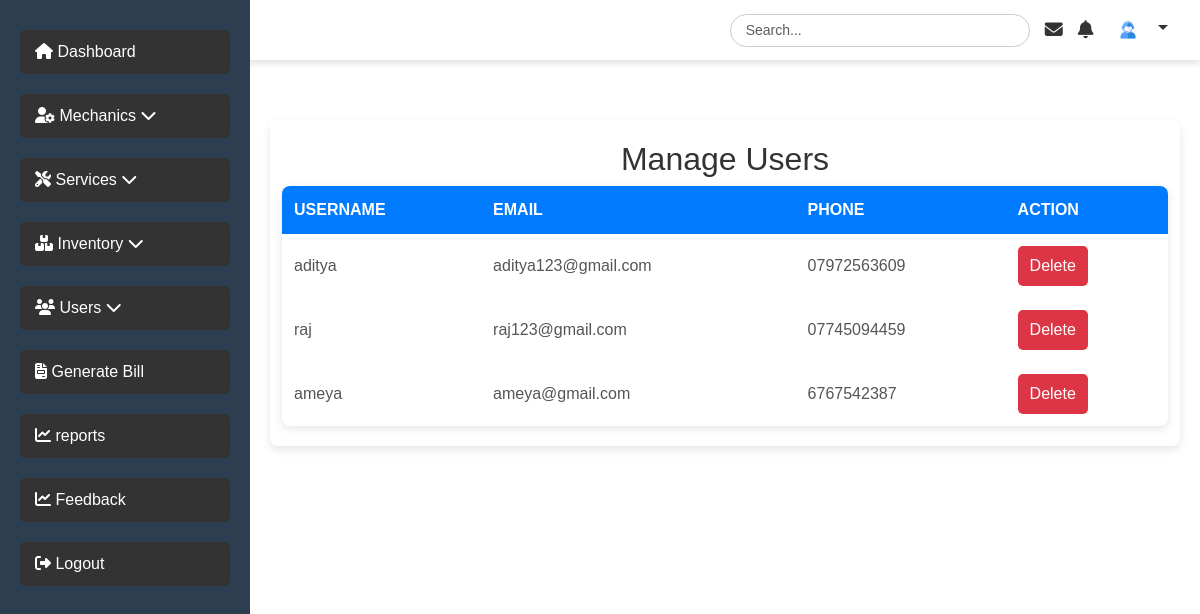
Screenshot of /admin/manage_user.php (signed in) with the database file from the repository.
### tables this page shows
CREATE TABLE `users` (
  `id` int(11) NOT NULL,
  `username` varchar(50) NOT NULL,
  `email` varchar(100) NOT NULL,
  `password` varchar(255) NOT NULL,
  `role` enum('user','admin') NOT NULL DEFAULT 'user'
);

### admin/manage_user.php (the view, shortened to what this page needs)
<?php
include("../database/db_connect.php");
$query = "SELECT u.id, u.username, u.email, b.phone
          FROM users u
          LEFT JOIN bookingsreq b ON u.id = b.user_id
          WHERE u.role = 'user'
          GROUP BY u.id";
$result = $mysqli->query($query);
?>
<!DOCTYPE html>
<html lang="en">
<head>
</head>
<body>
<?php include("adm_navbar.php"); ?>
<div class="content">
    <div class="container">
        <h2>Manage Users</h2>
        <table>
            <tr>
                <th>Username</th>
                <th>Email</th>
                <th>Phone</th>
                <th>Action</th>
            </tr>
            <?php while ($row = $result->fetch_assoc()): ?>
                <tr>
                    <td><?php echo htmlspecialchars($row['username']); ?></td>
                    <td><?php echo htmlspecialchars($row['email']); ?></td>
                    <td><?php echo htmlspecialchars($row['phone'] ?: 'N/A'); ?></td>
                    <td>
                        <form method="POST" onsubmit="return confirm('Are you sure you want to delete this user?');">
                            <button type="submit" name="delete_user" class="delete-btn">Delete</button>
                        </form>
                    </td>
                </tr>
            <?php endwhile; ?>
        </table>
    </div>
</div>
</body>
</html>

### admin/manage_user.php (style rules this page uses)
.container { max-width: 1000px; margin: 40px auto; padding: 20px; background: #ffffff; box-shadow: 0px 4px 10px rgba(0, 0, 0, 0.1); border-radius: 8px; }
h2 { text-align: center; font-size: 24px; color: #333; margin-bottom: 20px; }
table { width: 100%; border-collapse: collapse; background: #fff; border-radius: 8px; overflow: hidden; box-shadow: 0px 3px 10px rgba(0, 0, 0, 0.1); }
th, td { padding: 12px; text-align: left; border-bottom: 1px solid #ddd; }
th { background: #007bff; color: #ffffff; font-weight: bold; text-transform: uppercase; }
td { color: #555; }
.delete-btn { background: #dc3545; color: white; padding: 8px 12px; border: none; border-radius: 5px; cursor: pointer; transition: background 0.3s ease; }

### admin/adm_navbar.php (style rules this page uses)
* { margin: 0; padding: 0; box-sizing: border-box; }
body { font-family: 'Arial', sans-serif; background-color: #f4f4f4; }
.content { margin-left: 250px; padding: 20px; background-color: #fff; min-height: 100vh; color: #333; }

### rows the page displays
users: username "aditya", email "aditya123@gmail.com", phone "07972563609"
users: username "raj", email "raj123@gmail.com", phone "07745094459"
users: username "ameya", email "ameya@gmail.com", phone "6767542387"
